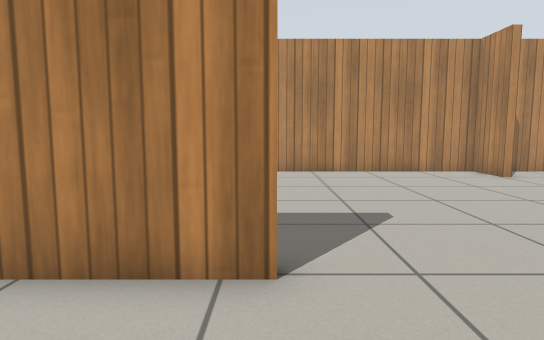
View 1 (above)

16 first-person views from a walk through a robot-simulator world made for Gazebo. The camera is 0.72 m above the floor, tilts 6° down and sees 75° across. The floor is counted in squares, 0.5 m on a side. Each view is taken from the middle of a square. On the plan, view 1 faces up. The plan holds only what a view shows up to about 15 squares ahead; the rest is blank. Gazebo's built-in surfaces are drawn with simple patterns.

View 2
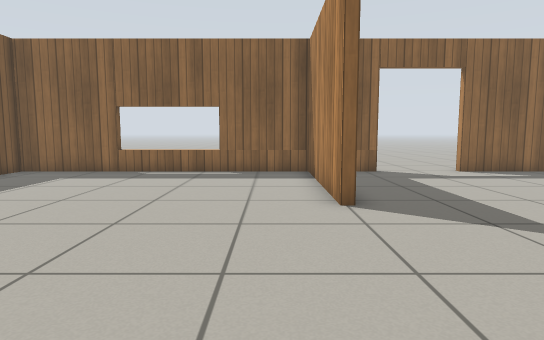

View 3
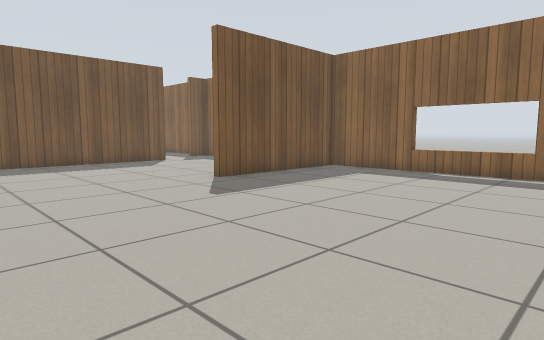

View 4
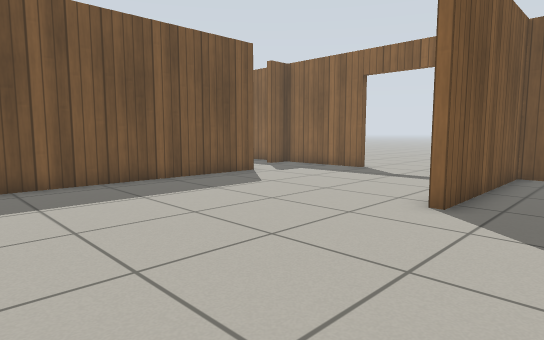

View 5
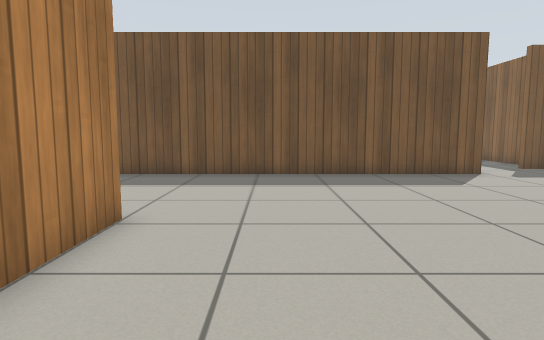

View 6
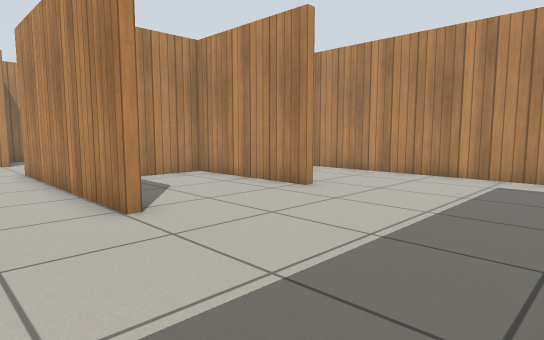

View 7
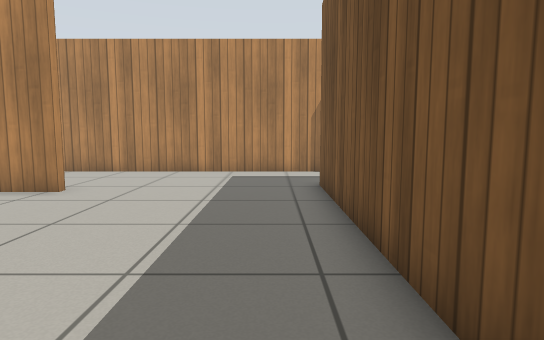

View 8
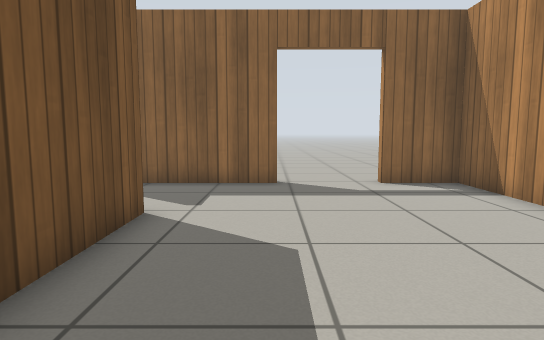

View 9
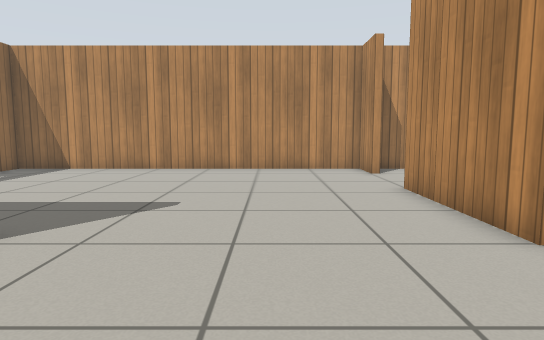

View 10
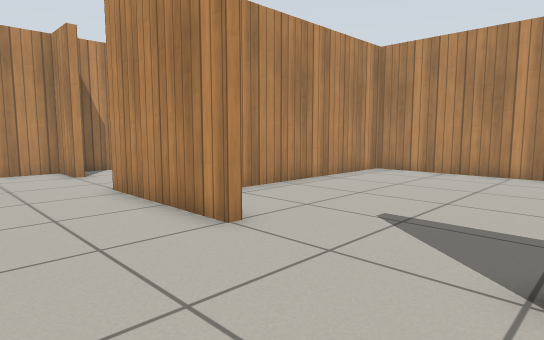

View 11
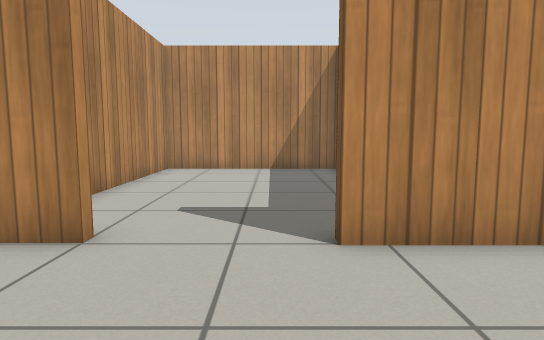

View 12
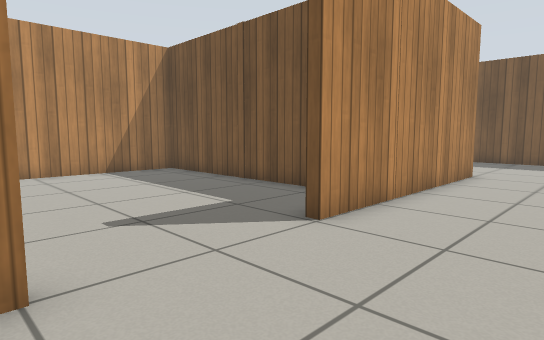

View 13
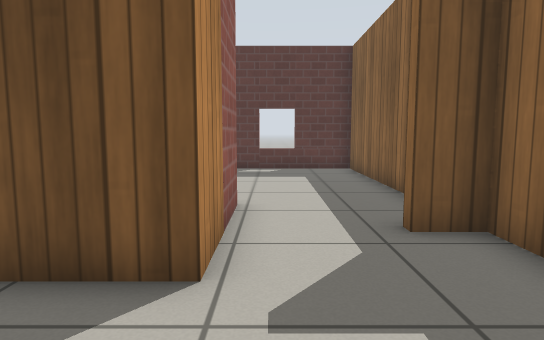

View 14
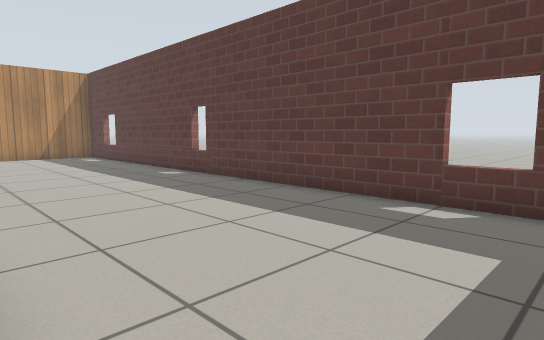

View 15
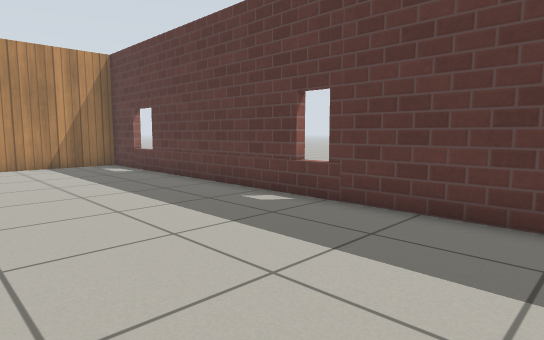

View 16
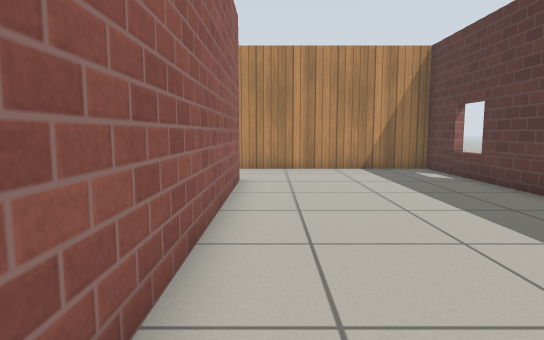

### Floor plan
Points are (right, up) in squares from view 1. A wall is a line through its corners. A room is listed if a view was taken in it or the views show most of it. See-through windows are left out.
Room 1 (views 1, 2, 3, 4, 5, 6, 7, 8, 9, 10, 11, 12, 13, 14)
walls: (7.5, -8.9) (7.5, -0.6); (-2.9, -7.6) (-6.1, -7.6) (-6.1, -9.9); (0.1, 3.7) (0.1, 3.4) (-6.1, 3.4) (-6.1, -7.3) (0.1, -7.3) (0.1, -7.8); (7.5, 3.4) (7.5, 8.3); (12.5, -8.9) (12.5, -3.6) (10.1, -3.6); (-6.1, -12.7) (-6.1, -17.1) (-5, -17.1); (-6.1, 6) (-6.1, 5.1); (-2.3, -19.1) (-2.3, -15.3) (13.7, -15.3); (7.5, 11.4) (7.5, 13.2) (-6.1, 13.2) (-6.1, 9); (17.2, -15.9) (17.2, -5.5)
ways out: opening at (-4, -20) to room 2; opening at (8, 1.5) to room 3; opening at (8, 10) to room 4; open door at (-6, -11); open door at (-6, 7.5)
Room 2 (views 15, 16)
walls: (13.7, -19) (4.1, -19); (-6.1, -20.2) (-6.1, -26.2) (17.2, -26.2) (17.2, -18.6)
ways out: opening at (-4, -20) to room 1
Room 3 (no view inside)
walls: (10, -3.3) (17.2, -3.3) (17.2, 6.1) (10, 6.1)
ways out: opening at (8, 1.5) to room 1
Room 4 (no view inside)
walls: (17.2, 6.4) (17.2, 13.2) (8.3, 13.2)
ways out: opening at (8, 10) to room 1

Where each view was taken, in squares from view 1:
view 1: 0 up, 0 right, facing up
view 2: 2 up, 7 right, facing left
view 3: 2 up, 7 right, facing down-left
view 4: 5 down, 7 right, facing down-left
view 5: 3 down, 5 right, facing down
view 6: 15 down, 5 right, facing up-right
view 7: 14 down, 4 right, facing right
view 8: 13 down, 4 right, facing left
view 9: 1 down, 4 right, facing up
view 10: 1 down, 4 right, facing up-right
view 11: 9 up, 3 right, facing right
view 12: 4 up, 4 right, facing down-right
view 13: 12 down, 3 left, facing down
view 14: 19 down, 5 left, facing down-right
view 15: 20 down, 1 right, facing down-right
view 16: 20 down, 3 right, facing right
